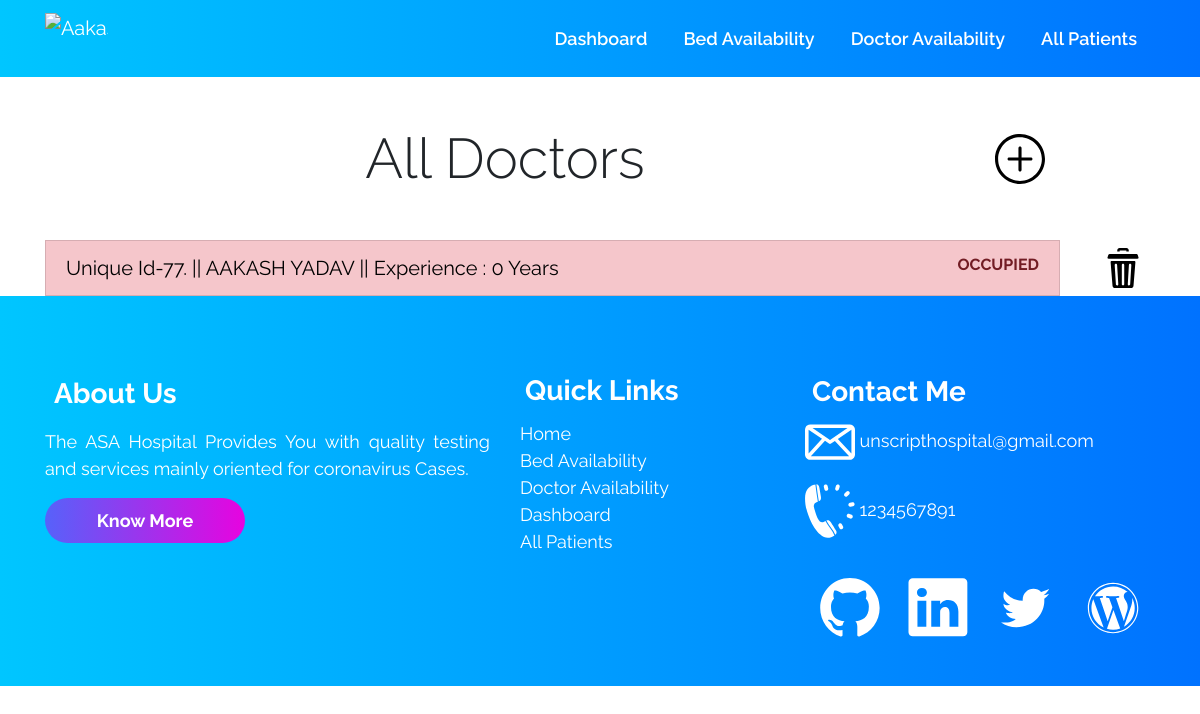
The app's page /doctoravailability/, older data.
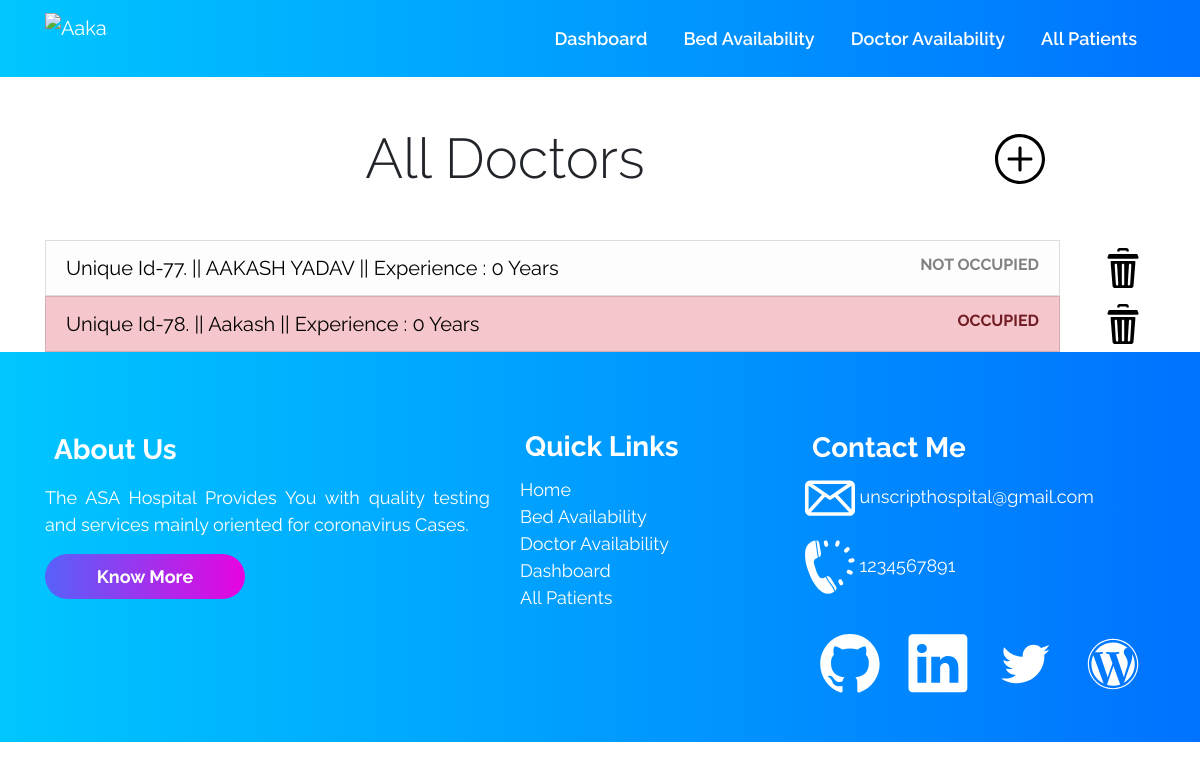
The same page, newer data.
### accounts/models.py (models this page shows, shortened)
class Doctor (models.Model):
    doctor_id = models.AutoField(primary_key=True)
    name = models.CharField(max_length=500, default="")
    phone = models.CharField(default="", max_length=500)
    experience_in_years = models.IntegerField(default=0)
    occupied = models.BooleanField(default=False)

### accounts/views.py (the view)
# urls.py: path("doctoravailability/", views.doctoravailability,
def doctoravailability(request):
    all_doctor_objects = Doctor.objects.all()
    context = {
        'all_doctors': all_doctor_objects
    }
    return render(request, 'doctoravailability.html', context)

### templates/doctoravailability.html (shortened to what this page needs)
{% extends 'innerbase.html' %}
{% load static %}
{% block cssLinks %}
<link rel="stylesheet" href="{% static 'css/doctoravailability.css' %}">
{% endblock %}
{% block body %}
<div class="container">
    <div class="row">
        <div class="col-md-10">
            <h1 class="text-center my-5 header display-4">All Doctors</h1>
        </div>
        <div class="col-md-2 d-flex align-items-center text-center">
            <a href="/adddoctor">
                <img src="{% static '/icons/plus.svg' %}" width="50px" class="hover-item">
            </a>
        </div>
    </div>
    <ul class="list-group">
        {% for doctor in all_doctors %}
        <div class="row">
            <div class="col-md-11">
                <a href="/doctors/{{doctor.doctor_id}}" style="text-decoration: none;">
                    <li class="list-group-item list-group-item-action
                    {% if doctor.occupied %} list-group-item-danger {% else %} list-group-item-light {% endif %}
                    ">
                        <div class="row">
                            <div class="col-md-9 header-of-list">
                                Unique Id-{{doctor.pk}}. || {{doctor.name}} || Experience :
                                {{doctor.experience_in_years}} Years
                            </div>
                            <div class="col-md-3 text-right">
                                <b>
                                    {% if doctor.occupied %} OCCUPIED {% else %} NOT OCCUPIED {% endif %}
                                </b>
                            </div>
                        </div>
                    </li>
                </a>
            </div>
            <div class="col-md-1 text-center align-self-center">
                <img src="{% static '/icons/delete.svg' %}" class="hover-item" width="40px" alt="Delete"
                    data-bs-toggle="modal" data-bs-target="#exampleModal">
            </div>
        </div>
        {% empty %}
        <li class="list-group-item list-group-item-action">NO DOCTORS IN THE DATABASE</li>
        {% endfor %}
    </ul>
</div>
{% endblock %}

Row changes from the older to the newer data that the page shows:
changed Doctor "AAKASH YADAV": occupied "OCCUPIED" → "NOT OCCUPIED"
added Doctor: pk "78", name "Aakash", experience_in_years "0", occupied "OCCUPIED"
